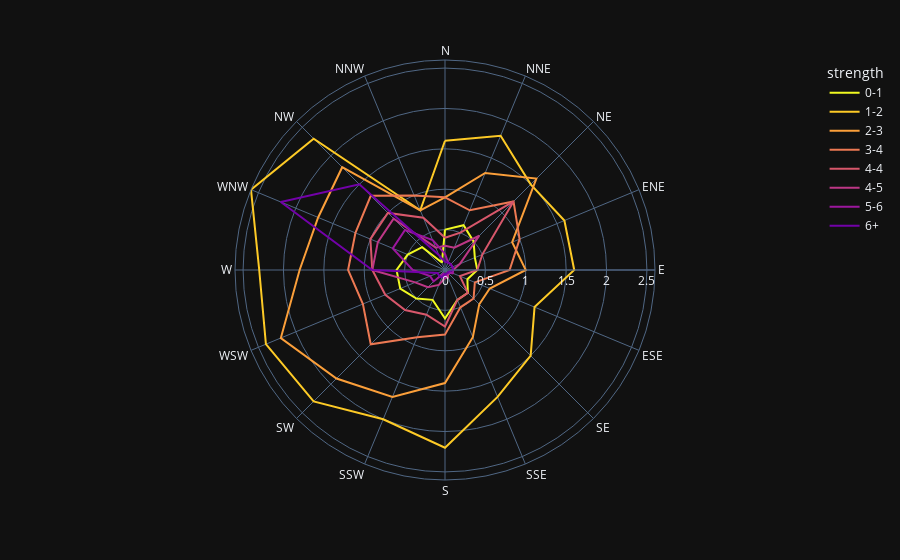

The cell this chart's notebook holds for it:
### Code cell
import plotly.express as px
df = px.data.wind()
fig = px.line_polar(df, r="frequency", theta="direction", color="strength", line_close=True,
                    color_discrete_sequence=px.colors.sequential.Plasma_r,
                    template="plotly_dark",)
fig.show()

### Figure 1 — Plotly figure (JSON) as saved in the notebook; plotly's stock layout.template omitted (floating-point values rounded to 4 significant figures)
{"data": [{"hovertemplate": "strength=0-1<br>frequency=%{r}<br>direction=%{theta}<extra></extra>", "legendgroup": "0-1", "line": {"color": "#f0f921", "dash": "solid"}, "marker": {"symbol": "circle"}, "mode": "lines", "name": "0-1", "r": [0.5, 0.6, 0.5, 0.4, 0.4, 0.3, 0.4, 0.4, 0.6, 0.4, 0.5, 0.6, 0.6, 0.5, 0.4, 0.1, 0.5], "showlegend": true, "subplot": "polar", "theta": ["N", "NNE", "NE", "ENE", "E", "ESE", "SE", "SSE", "S", "SSW", "SW", "WSW", "W", "WNW", "NW", "NNW", "N"], "type": "scatterpolar"}, {"hovertemplate": "strength=1-2<br>frequency=%{r}<br>direction=%{theta}<extra></extra>", "legendgroup": "1-2", "line": {"color": "#fdca26", "dash": "solid"}, "marker": {"symbol": "circle"}, "mode": "lines", "name": "1-2", "r": [1.6, 1.8, 1.5, 1.6, 1.6, 1.2, 1.5, 1.7, 2.2, 2, 2.3, 2.4, 2.3, 2.6, 2.3, 0.8, 1.6], "showlegend": true, "subplot": "polar", "theta": ["N", "NNE", "NE", "ENE", "E", "ESE", "SE", "SSE", "S", "SSW", "SW", "WSW", "W", "WNW", "NW", "NNW", "N"], "type": "scatterpolar"}, {"hovertemplate": "strength=2-3<br>frequency=%{r}<br>direction=%{theta}<extra></extra>", "legendgroup": "2-3", "line": {"color": "#fb9f3a", "dash": "solid"}, "marker": {"symbol": "circle"}, "mode": "lines", "name": "2-3", "r": [0.9, 1.3, 1.6, 0.9, 1, 0.6, 0.6, 0.9, 1.4, 1.7, 1.9, 2.2, 1.8, 1.7, 1.8, 0.8, 0.9], "showlegend": true, "subplot": "polar", "theta": ["N", "NNE", "NE", "ENE", "E", "ESE", "SE", "SSE", "S", "SSW", "SW", "WSW", "W", "WNW", "NW", "NNW", "N"], "type": "scatterpolar"}, {"hovertemplate": "strength=3-4<br>frequency=%{r}<br>direction=%{theta}<extra></extra>", "legendgroup": "3-4", "line": {"color": "#ed7953", "dash": "solid"}, "marker": {"symbol": "circle"}, "mode": "lines", "name": "3-4", "r": [0.9, 0.8, 1.2, 1, 0.8, 0.4, 0.5, 0.5, 0.8, 0.9, 1.3, 1.1, 1.2, 1.2, 1.3, 1, 0.9], "showlegend": true, "subplot": "polar", "theta": ["N", "NNE", "NE", "ENE", "E", "ESE", "SE", "SSE", "S", "SSW", "SW", "WSW", "W", "WNW", "NW", "NNW", "N"], "type": "scatterpolar"}, {"hovertemplate": "strength=4-4<br>frequency=%{r}<br>direction=%{theta}<extra></extra>", "legendgroup": "4-4", "line": {"color": "#d8576b", "dash": "solid"}, "marker": {"symbol": "circle"}, "mode": "lines", "name": "4-4", "r": [0.4, 0.5, 1.2, 0.5, 0.4, 0.2, 0.4, 0.4, 0.7, 0.6, 0.7, 0.8, 0.9, 1, 1, 0.7, 0.4], "showlegend": true, "subplot": "polar", "theta": ["N", "NNE", "NE", "ENE", "E", "ESE", "SE", "SSE", "S", "SSW", "SW", "WSW", "W", "WNW", "NW", "NNW", "N"], "type": "scatterpolar"}, {"hovertemplate": "strength=4-5<br>frequency=%{r}<br>direction=%{theta}<extra></extra>", "legendgroup": "4-5", "line": {"color": "#bd3786", "dash": "solid"}, "marker": {"symbol": "circle"}, "mode": "lines", "name": "4-5", "r": [0.3, 0.3, 0.6, 0.2, 0.1, 0.1, 0.05, 0.1, 0.1, 0.2, 0.3, 0.4, 0.9, 0.9, 0.9, 0.3, 0.3], "showlegend": true, "subplot": "polar", "theta": ["N", "NNE", "NE", "ENE", "E", "ESE", "SE", "SSE", "S", "SSW", "SW", "WSW", "W", "WNW", "NW", "NNW", "N"], "type": "scatterpolar"}, {"hovertemplate": "strength=5-6<br>frequency=%{r}<br>direction=%{theta}<extra></extra>", "legendgroup": "5-6", "line": {"color": "#9c179e", "dash": "solid"}, "marker": {"symbol": "circle"}, "mode": "lines", "name": "5-6", "r": [0.2, 0.1, 0.1, 0.1, 0.1, 0.1, 0.05, 0.05, 0.1, 0.05, 0.2, 0.2, 0.4, 0.7, 0.7, 0.4, 0.2], "showlegend": true, "subplot": "polar", "theta": ["N", "NNE", "NE", "ENE", "E", "ESE", "SE", "SSE", "S", "SSW", "SW", "WSW", "W", "WNW", "NW", "NNW", "N"], "type": "scatterpolar"}, {"hovertemplate": "strength=6+<br>frequency=%{r}<br>direction=%{theta}<extra></extra>", "legendgroup": "6+", "line": {"color": "#7201a8", "dash": "solid"}, "marker": {"symbol": "circle"}, "mode": "lines", "name": "6+", "r": [0.1, 0.1, 0.1, 0.1, 0.1, 0.05, 0.05, 0.05, 0.05, 0.1, 0.1, 0.1, 0.9, 2.2, 1.5, 0.2, 0.1], "showlegend": true, "subplot": "polar", "theta": ["N", "NNE", "NE", "ENE", "E", "ESE", "SE", "SSE", "S", "SSW", "SW", "WSW", "W", "WNW", "NW", "NNW", "N"], "type": "scatterpolar"}], "layout": {"legend": {"title": {"text": "strength"}, "tracegroupgap": 0}, "margin": {"t": 60}, "polar": {"angularaxis": {"direction": "clockwise", "rotation": 90}, "domain": {"x": [0, 1], "y": [0, 1]}}}}
